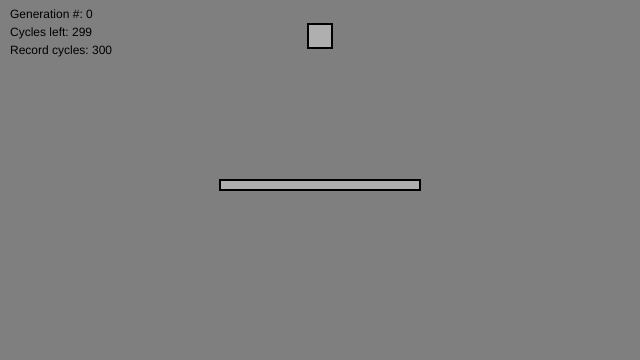
Frame 1 (no input)
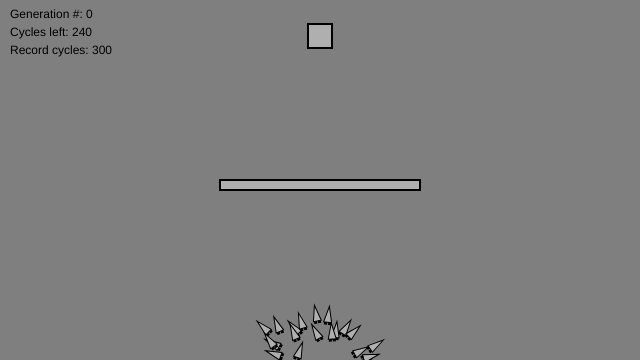
Frame 60 (no input)
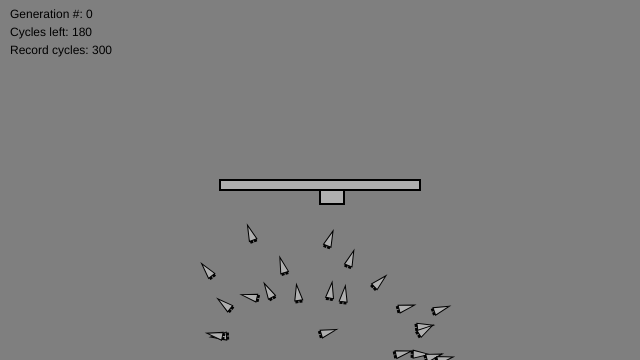
Frame 120 (the mouse pressed at the canvas centre since frame 60)

The p5.js sketch that drew these frames (run headless with seeded random() and noise() and a simulated clock; from frame 60 on, the mouse is pressed at the canvas centre):

// p5.js sketch
// ── sketch.js


let lifetime; 

let population; // Population

let lifecycle; // Timer for cycle of generation
let recordtime; 

let target; 


let obstacles = []; 

function setup() {
  createCanvas(640, 360);
  lifetime = 300;

  // Initialize variables
  lifecycle = 0;
  recordtime = lifetime;

  target = new Obstacle(width / 2 - 12, 24, 24, 24);

  // Create a population with a mutation rate, and population max
  let mutationRate = 0.01;
  population = new Population(mutationRate, 50);

  obstacles = [];
  obstacles.push(new Obstacle(width / 2 - 100, height / 2, 200, 10));
}

function draw() {
  background(127);

  target.display();

  // If the generation hasn't ended yet
  if (lifecycle < lifetime) {
    population.live(obstacles);
    if (population.targetReached() && lifecycle < recordtime) {
      recordtime = lifecycle;
    }
    lifecycle++;
  } else {
    lifecycle = 0;
    population.calcFitness();
    population.selection();
    population.reproduction();
  }

  // Draw the obstacles
  for (let i = 0; i < obstacles.length; i++) {
    obstacles[i].display();
  }

  // Display some info
  fill(0);
  noStroke();
  text("Generation #: " + population.getGenerations(), 10, 18);
  text("Cycles left: " + (lifetime - lifecycle), 10, 36);
  text("Record cycles: " + recordtime, 10, 54);
}


function mousePressed() {
  target.position.x = mouseX;
  target.position.y = mouseY;
  recordtime = lifetime;
}

// ── dna.js


class DNA {
  constructor(newgenes) {
    // The maximum strength of the forces
    this.maxforce = 0.1;

    if (newgenes) {
      this.genes = newgenes;
    } else {
      this.genes = [];
      for (let i = 0; i < lifetime; i++) {
        let angle = random(TWO_PI);
        this.genes[i] = createVector(cos(angle), sin(angle));
        this.genes[i].mult(random(0, this.maxforce));
      }
    }

    this.genes[0].normalize();
  }

 
  crossover(partner) {
    let child = new Array(this.genes.length);
    // Pick a midpoint
    let crossover = int(random(this.genes.length));
    for (let i = 0; i < this.genes.length; i++) {
      if (i > crossover) child[i] = this.genes[i];
      else child[i] = partner.genes[i];
    }
    let newgenes = new DNA(child);
    return newgenes;
  }

  mutate(m) {
    for (let i = 0; i < this.genes.length; i++) {
      if (random(1) < m) {
        let angle = random(TWO_PI);
        this.genes[i] = createVector(cos(angle), sin(angle));
        this.genes[i].mult(random(0, this.maxforce));

        if (i == 0) this.genes[i].normalize();
      }
    }
  }
}

// ── obstacle.js


class Obstacle {
  constructor(x, y, w, h) {
    this.position = createVector(x, y);
    this.w = w;
    this.h = h;
  }

  display() {
    stroke(0);
    fill(175);
    strokeWeight(2);
    rectMode(CORNER);
    rect(this.position.x, this.position.y, this.w, this.h);
  }

  contains(spot) {
    if (
      spot.x > this.position.x &&
      spot.x < this.position.x + this.w &&
      spot.y > this.position.y &&
      spot.y < this.position.y + this.h
    ) {
      return true;
    } else {
      return false;
    }
  }
}

// ── population.js


class Population {
  constructor(m, num) {
    this.mutationRate = m; 
    this.population = new Array(num);
    this.matingPool = []; 
    this.generations = 0; 
    for (let i = 0; i < this.population.length; i++) {
      let position = createVector(width / 2, height + 20);
      this.population[i] = new Rocket(
        position,
        new DNA(),
        this.population.length
      );
    }
  }

  live(os) {
    // For every creature
    for (let i = 0; i < this.population.length; i++) {
      // If it finishes, mark it down as done!
      this.population[i].checkTarget();
      this.population[i].run(os);
    }
  }

  // Did anything finish?
  targetReached() {
    for (let i = 0; i < this.population.length; i++) {
      if (this.population[i].hitTarget) return true;
    }
    return false;
  }

  // Calculate fitness for each creature
  calcFitness() {
    for (let i = 0; i < this.population.length; i++) {
      this.population[i].calcFitness();
    }
  }

  // Generate a mating pool
  selection() {
    this.matingPool = [];

    // Calculate total fitness of whole population
    let maxFitness = this.getMaxFitness();

   
    for (let i = 0; i < this.population.length; i++) {
      let fitnessNormal = map(
        this.population[i].getFitness(),
        0,
        maxFitness,
        0,
        1
      );
      let n = int(fitnessNormal * 120); 
      for (let j = 0; j < n; j++) {
        this.matingPool.push(this.population[i]);
      }
    }
  }

  // Making the next generation
  reproduction() {
    // Refill the population with children from the mating pool
    for (let i = 0; i < this.population.length; i++) {
      let m = int(random(this.matingPool.length));
      let d = int(random(this.matingPool.length));
      let mom = this.matingPool[m];
      let dad = this.matingPool[d];
      let momgenes = mom.getDNA();
      let dadgenes = dad.getDNA();
      let child = momgenes.crossover(dadgenes);
      child.mutate(this.mutationRate);
      let position = createVector(width / 2, height + 20);
      this.population[i] = new Rocket(position, child, this.population.length);
    }
    this.generations++;
  }

  getGenerations() {
    return this.generations;
  }

  // Find highest fitness for the population
  getMaxFitness() {
    let record = 0;
    for (let i = 0; i < this.population.length; i++) {
      if (this.population[i].getFitness() > record) {
        record = this.population[i].getFitness();
      }
    }
    return record;
  }
}

// ── rocket.js


class Rocket {
  constructor(pos, dna, totalRockets) {
    this.acceleration = createVector();
    this.velocity = createVector();
    this.position = pos.copy();
    this.r = 4;
    this.dna = dna;
    this.finishTime = 0; 
    this.recordDist = 10000; 

    this.fitness = 0;
    this.geneCounter = 0;
    this.hitObstacle = false; 
    this.hitTarget = false; 
  }


  calcFitness() {
    if (this.recordDist < 1) this.recordDist = 1;

    this.fitness = 1 / (this.finishTime * this.recordDist);

    // Make the function exponential
    this.fitness = pow(this.fitness, 4);

    if (this.hitObstacle) this.fitness *= 0.1; 
    if (this.hitTarget) this.fitness *= 2; 
  }


  run(os) {
    if (!this.hitObstacle && !this.hitTarget) {
      this.applyForce(this.dna.genes[this.geneCounter]);
      this.geneCounter = (this.geneCounter + 1) % this.dna.genes.length;
      this.update();
      this.obstacles(os);
    }
    if (!this.hitObstacle) {
      this.display();
    }
  }

  // Did I make it to the target?
  checkTarget() {
    let d = dist(
      this.position.x,
      this.position.y,
      target.position.x,
      target.position.y
    );
    if (d < this.recordDist) this.recordDist = d;

    if (target.contains(this.position) && !this.hitTarget) {
      this.hitTarget = true;
    } else if (!this.hitTarget) {
      this.finishTime++;
    }
  }

  // Did I hit an obstacle?
  obstacles(os) {
    for (let i = 0; i < os.length; i++) {
      let obs = os[i];
      if (obs.contains(this.position)) {
        this.hitObstacle = true;
      }
    }
  }

  applyForce(f) {
    this.acceleration.add(f);
  }

  update() {
    this.velocity.add(this.acceleration);
    this.position.add(this.velocity);
    this.acceleration.mult(0);
  }

  display() {
    let theta = this.velocity.heading() + PI / 2;
    fill(200, 100);
    stroke(0);
    strokeWeight(1);
    push();
    translate(this.position.x, this.position.y);
    rotate(theta);

    rectMode(CENTER);
    fill(0);
    rect(-this.r / 2, this.r * 2, this.r / 2, this.r);
    rect(this.r / 2, this.r * 2, this.r / 2, this.r);

    fill(175);
    beginShape(TRIANGLES);
    vertex(0, -this.r * 2);
    vertex(-this.r, this.r * 2);
    vertex(this.r, this.r * 2);
    endShape();

    pop();
  }

  getFitness() {
    return this.fitness;
  }

  getDNA() {
    return this.dna;
  }

  stopped() {
    return this.hitObstacle;
  }
}
